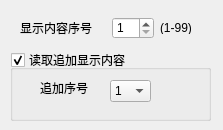
    <widget class="QWidget" name="tab_5">
     <attribute name="title">
      <string>读取显示内容</string>
     </attribute>
     <widget class="QLabel" name="label_10">
      <property name="geometry">
       <rect>
        <x>20</x>
        <y>20</y>
        <width>81</width>
        <height>16</height>
       </rect>
      </property>
      <property name="text">
       <string>显示内容序号</string>
      </property>
     </widget>
     <widget class="QGroupBox" name="groupBox">
      <property name="geometry">
       <rect>
        <x>10</x>
        <y>50</y>
        <width>201</width>
        <height>71</height>
       </rect>
      </property>
      <property name="title">
       <string>读取追加显示内容</string>
      </property>
      <property name="checkable">
       <bool>true</bool>
      </property>
      <widget class="QLabel" name="label_11">
       <property name="geometry">
        <rect>
         <x>30</x>
         <y>30</y>
         <width>61</width>
         <height>16</height>
        </rect>
       </property>
       <property name="text">
        <string>追加序号</string>
       </property>
      </widget>
      <widget class="QComboBox" name="comboBox_6">
       <property name="geometry">
        <rect>
         <x>100</x>
         <y>30</y>
         <width>41</width>
         <height>22</height>
        </rect>
       </property>
       <item>
        <property name="text">
         <string>1</string>
        </property>
       </item>
       <item>
        <property name="text">
         <string>2</string>
        </property>
       </item>
      </widget>
     </widget>
     <widget class="QLabel" name="label_44">
      <property name="geometry">
       <rect>
        <x>160</x>
        <y>22</y>
        <width>54</width>
        <height>12</height>
       </rect>
      </property>
      <property name="text">
       <string>(1-99)</string>
      </property>
     </widget>
     <widget class="QSpinBox" name="spinBox_4">
      <property name="geometry">
       <rect>
        <x>112</x>
        <y>17</y>
        <width>42</width>
        <height>22</height>
       </rect>
      </property>
      <property name="minimum">
       <number>1</number>
      </property>
     </widget>
    </widget>
